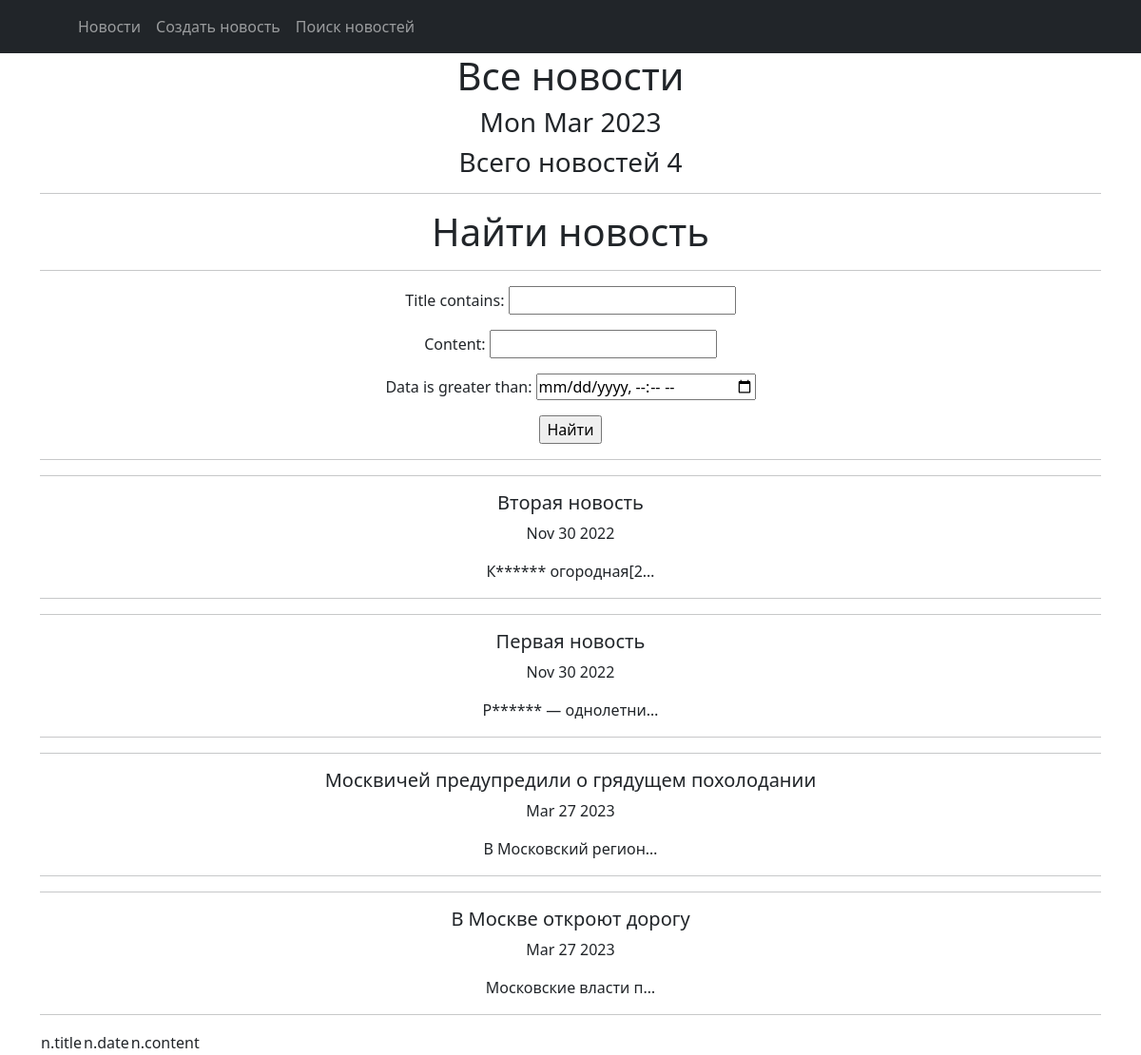
The app's page /search/ with its own data.
### simpleapp/models.py (models this page shows, shortened)
class News1(models.Model):
    title = models.CharField(max_length=100)
    content = models.TextField()
    data = models.DateTimeField(auto_now_add=True)

### simpleapp/views.py (the view)
# urls.py: path('search/', Search.as_view(), name='search'),
class Search(ListView):
    model = News1
    template_name = 'search.html'
    context_object_name = 'news'
    def get_queryset(self):
        queryset = super().get_queryset()
        self.filterset = News1Filter(self.request.GET, queryset)
        return self.filterset.qs
    def get_context_data(self, **kwargs):
        context = super().get_context_data(**kwargs)
        context['time_now'] = \
            datetime.utcnow()
        context['next_info'] = None
        context['filterset'] = self.filterset
        return context

### simpleapp/templatetags/custom_filters.py (called while the page is built)
@register.filter()
def censor(value):
    if type(value) is not str:
        raise ValueError
    obscene_words = ('редиска', 'баклажана', 'капуста')
    punctuations = ',.!?;:-'
    text = value.split()
    for i in range(len(text)):
        for check in obscene_words:
            if check in text[i].lower():
                if text[i][-1] in punctuations:
                    text[i] = f'{text[i][0]}{"*" * (len(text[i]) - 2)}{text[i][-1]}'
                else:
                    text[i] = f'{text[i][0]}{"*" * (len(text[i])-1)}'
    text = ' '.join(text)
    return f'{text} '

### templates/search.html (shortened to what this page needs)
{% extends 'flatpages/default.html' %}
{% load custom_filters %}
{% load custom_tags %}
{% block content %}
   <h1>Все новости</h1>
   <h3>{{ time_now|date:'D M Y' }}</h3>
   <h3> Всего новостей {{ news|length }} </h3>
   <hr>
   <h1>Найти новость</h1>
   <hr>
        <form action="" method="get">
            {{ filterset.form.as_p }}
            <input type="submit" value="Найти" />
        </form>
   <hr>
   {% if news %}
       <table>
           <tr>
               <td>n.title</td>
               <td>n.date</td>
               <td>n.content</td>
           </tr>
           {% for n in news %}
        <div>
            <hr>
                <h5>{{ n.title | censor}}</h5>
                <p>{{ n.data | date:'M d Y' }}</p>
                <p>{{ n.content |truncatechars:20  | censor}}</p>
            <hr>
        </div>
{% endfor %}
       </table>
   {% else %}
       <h2>Поиск не дал результатов</h2>
   {% endif %}
{% endblock content %}

### records on screen
News1: title|censor "Вторая новость", data "Nov 30 2022", content|censor "К****** огородная[2…"
News1: title|censor "Первая новость", data "Nov 30 2022", content|censor "Р****** — однолетни…"
News1: title|censor "Москвичей предупредили о грядущем похолодании", data "Mar 27 2023", content|censor "В Московский регион…"
News1: title|censor "В Москве откроют дорогу", data "Mar 27 2023", content|censor "Московские власти п…"

### other values on screen
{{ time_now|date:'D M Y' }} "Mon Mar 2023"
{{ news|length }} "4"
